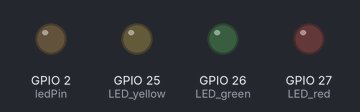
The sketch below on a simulated ESP32. Parts: output pins drawn as LEDs (lit = HIGH).

Above: at 1.5 s.
At 7.4 s:
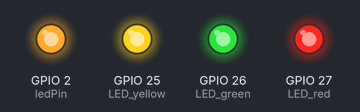
Timing chart, 0 to 8.2 s (numbered marks = the images above):
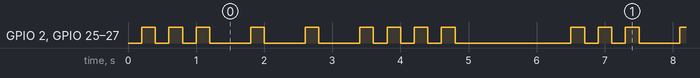

The sketch:

lab03.ino
```cpp
// --- 1. 引脚定义 ---
const int ledPin = 2;      // 主 LED
const int LED_green = 26;  // 绿灯
const int LED_red = 27;    // 红灯
const int LED_yellow = 25; // 黄灯

// --- 2. 时间参数设置 (单位: 毫秒) ---
const unsigned long shortOnTime = 200;  // 短闪（S）亮灯时间
const unsigned long longOnTime = 600;   // 长闪（O）亮灯时间
const unsigned long offTime = 200;      // 字符内部的熄灭时间
const unsigned long pauseTime = 1500;   // 一轮 SOS 结束后的长停顿

// --- 3. 变量定义 ---
unsigned long previousMillis = 0; // 记录上一次状态改变的时间
int currentStep = 0;              // 记录当前处于 SOS 序列的哪一步 (0-18)

void setup() {
  // 初始化所有引脚为输出模式
  pinMode(ledPin, OUTPUT);
  pinMode(LED_green, OUTPUT);
  pinMode(LED_red, OUTPUT);
  pinMode(LED_yellow, OUTPUT);

  // 初始状态全部熄灭
  turnAllLEDs(LOW);
}

void loop() {
  unsigned long currentMillis = millis(); // 获取当前时间

  // 检查是否到了该改变状态的时间
  // getDuration(currentStep)告诉需要等待多久
  if (currentMillis - previousMillis >= getDuration(currentStep)) {

    previousMillis = currentMillis; // 更新时间

    switch (currentStep) {

      // === 第一部分：3次短闪 (S) ===
      // 步骤 0, 2, 4 是亮灯
      case 0: case 2: case 4:
        turnAllLEDs(HIGH); // 亮
        currentStep++;
        break;

      // 步骤 1, 3, 5 是灭灯
      case 1: case 3: case 5:
        turnAllLEDs(LOW);  // 灭
        currentStep++;
        break;

      // === 第二部分：3次长闪 (O) ===
      // 步骤 6, 8, 10 是亮灯
      case 6: case 8: case 10:
        turnAllLEDs(HIGH); // 亮
        currentStep++;
        break;

      // 步骤 7, 9, 11 是灭灯
      case 7: case 9: case 11:
        turnAllLEDs(LOW);  // 灭
        currentStep++;
        break;

      // === 第三部分：3次短闪 (S) ===
      // 步骤 12, 14, 16 是亮灯
      case 12: case 14: case 16:
        turnAllLEDs(HIGH); // 亮
        currentStep++;
        break;

      // 步骤 13, 15, 17 是灭灯
      case 13: case 15: case 17:
        turnAllLEDs(LOW);  // 灭
        currentStep++;
        break;

      // === 第四部分：长停顿 ===
      // 步骤 18 是停顿结束，重置回 0
      case 18:
        currentStep = 0;
        break;
    }
  }
}

// --- 辅助函数：根据当前步骤返回持续时间 ---
unsigned long getDuration(int step) {
  // 如果是亮灯步骤 (偶数步)
  if (step % 2 == 0) {
    if (step == 18) return pauseTime; // 最后的停顿

    // 中间的长闪 (步骤 6, 8, 10)
    if (step == 6 || step == 8 || step == 10) return longOnTime;

    // 其余的短闪
    return shortOnTime;
  }
  // 如果是灭灯步骤 (奇数步)，统一熄灭时间
  else {
    return offTime;
  }
}

// --- 辅助函数：一次性控制所有 LED 的开关 ---
void turnAllLEDs(int state) {
  digitalWrite(ledPin, state);
  digitalWrite(LED_green, state);
  digitalWrite(LED_red, state);
  digitalWrite(LED_yellow, state);
}
```

Measured:
- by itself, GPIO 2 (ledPin), GPIO 25 (LED_yellow), GPIO 26 (LED_green), GPIO 27 (LED_red): repeats every 6.3 s: 2 × (LOW 0.20 s, HIGH 0.20 s), 3 × (LOW 0.60 s, HIGH 0.20 s), 3 × (LOW 0.20 s, HIGH 0.20 s), LOW 1.7 s, HIGH 0.20 s
- by itself, everything shown: repeats every 6.3 s, in 18 steps
